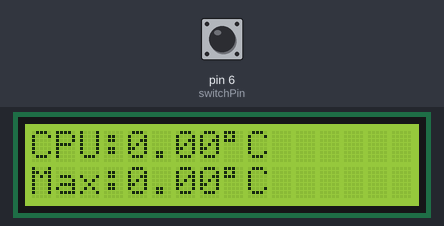
Bench run of a sketch on a simulated Arduino Uno, built with avr-gcc and run on an emulated ATmega328P. Shown: 16×2 character LCD. Inputs (shaded band) come from the test bench; at power-on: pin 6 (switchPin) HIGH.

Above: at 3.2 s.
3.3 s: pin 6 (switchPin) pulled LOW for 0.15 s
At 3.9 s:
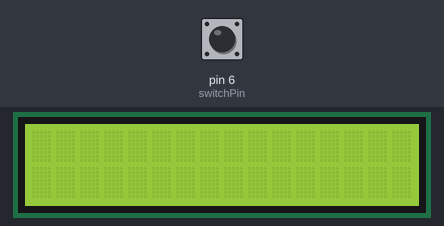
5.5 s: pin 6 (switchPin) pulled LOW for 1 s
At 6.7 s:
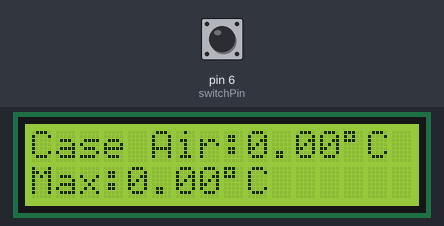
8.0 s: pin 6 (switchPin) pulled LOW for 3.2 s
At 8.5 s:
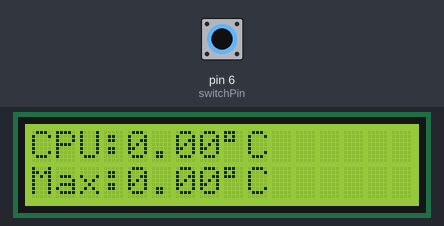
Timing chart, 0 to 11.0 s (numbered marks = the images above; inputs shaded):
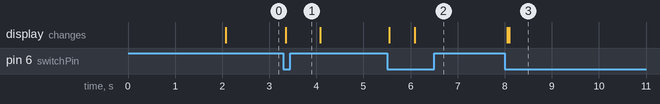

The sketch:

Final_Project_Hardware_Monitor.ino
```cpp
#include <LiquidCrystal.h>

// initialize the library with the numbers of the interface pins
LiquidCrystal lcd(12, 11, 5, 4, 3, 2);

// button pin
const int switchPin = 6;

// button state tracking
int switchState = HIGH;
int lastButtonState = HIGH;
unsigned long lastDebounceTime = 0;
const unsigned long debounceDelay = 50; // ms

// metric tracking
int metricIndex = 0; // 0 = CPU, 1 = GPU, 2 = CASE

// sensor readings
float cpuTemp = 0.0;
float gpuTemp = 0.0;
float caseTemp = 0.0;

// min/max tracking
float cpuMax = 0.0;
float gpuMax = 0.0;
float caseMax = 0.0;

// incoming serial buffer
String incomingData = "";

// timers
unsigned long lastUpdateTime = 0;
unsigned long lastAutoScrollTime = 0;
const unsigned long updateInterval = 1000; // 1 second
const unsigned long autoScrollInterval = 15000; // 15 seconds

void setup() {
  lcd.begin(16, 2);
  pinMode(switchPin, INPUT_PULLUP);
  Serial.begin(9600);

  lcd.print("Hardware Monitor");
  lcd.setCursor(0, 1);
  lcd.print("Initializing...");
  delay(2000);
  lcd.clear();
}

void loop() {
  // 1. Handle incoming Serial
  while (Serial.available()) {
    char incomingChar = Serial.read();
    if (incomingChar == '\n') {
      parseSensorData(incomingData);
      incomingData = "";
    } else {
      incomingData += incomingChar;
    }
  }

  // 2. Read the button (debounced)
  int reading = digitalRead(switchPin);

  if (reading != lastButtonState) {
    lastDebounceTime = millis(); // reset debounce timer
  }

  if ((millis() - lastDebounceTime) > debounceDelay) {
    if (reading == LOW && switchState == HIGH) {
      // button was just pressed
      metricIndex++;
      if (metricIndex > 2) {
        metricIndex = 0;
      }
      lcd.clear();
      lastAutoScrollTime = millis(); // reset auto scroll when user presses button
    }
    switchState = reading;
  }

  lastButtonState = reading;

  // 3. Auto scroll if no button pressed
  if (millis() - lastAutoScrollTime >= autoScrollInterval) {
    metricIndex++;
    if (metricIndex > 2) {
      metricIndex = 0;
    }
    lcd.clear();
    lastAutoScrollTime = millis();
  }

  // 4. Update LCD every second
  if (millis() - lastUpdateTime >= updateInterval) {
    updateDisplay();
    lastUpdateTime = millis();
  }
}

void parseSensorData(String data) {
  int cpuIndex = data.indexOf("CPU:");
  int gpuIndex = data.indexOf("GPU:");
  int caseIndex = data.indexOf("CASE:");

  if (cpuIndex != -1 && gpuIndex != -1 && caseIndex != -1) {
    cpuTemp = data.substring(cpuIndex + 4, gpuIndex - 1).toFloat();
    gpuTemp = data.substring(gpuIndex + 4, caseIndex - 1).toFloat();
    caseTemp = data.substring(caseIndex + 5).toFloat();

    // Track maximums
    if (cpuTemp > cpuMax) cpuMax = cpuTemp;
    if (gpuTemp > gpuMax) gpuMax = gpuTemp;
    if (caseTemp > caseMax) caseMax = caseTemp;
  }
}

void updateDisplay() {
  lcd.setCursor(0, 0);
  switch (metricIndex) {
    case 0:
      lcd.print("CPU:");
      lcd.print(cpuTemp, 2);
      lcd.print((char)223);
      lcd.print("C");
      lcd.setCursor(0, 1);
      lcd.print("Max:");
      lcd.print(cpuMax, 2);
      lcd.print((char)223);
      lcd.print("C");
      break;
    case 1:
      lcd.print("GPU:");
      lcd.print(gpuTemp, 2);
      lcd.print((char)223);
      lcd.print("C");
      lcd.setCursor(0, 1);
      lcd.print("Max:");
      lcd.print(gpuMax, 2);
      lcd.print((char)223);
      lcd.print("C");
      break;
    case 2:
      lcd.print("Case Air:");
      lcd.print(caseTemp, 2);
      lcd.print((char)223);
      lcd.print("C");
      lcd.setCursor(0, 1);
      lcd.print("Max:");
      lcd.print(caseMax, 2);
      lcd.print((char)223);
      lcd.print("C");
      break;
  }
}
```

Measured:
- after the input at 3.3 s, the display: changes after 0.05 s (image 1)
- after the input at 5.5 s, the display: first changes after 0.05 s (image 2 shows a later state)
- after the input at 8.0 s, the display: first changes after 0.05 s (image 3 shows a later state)
